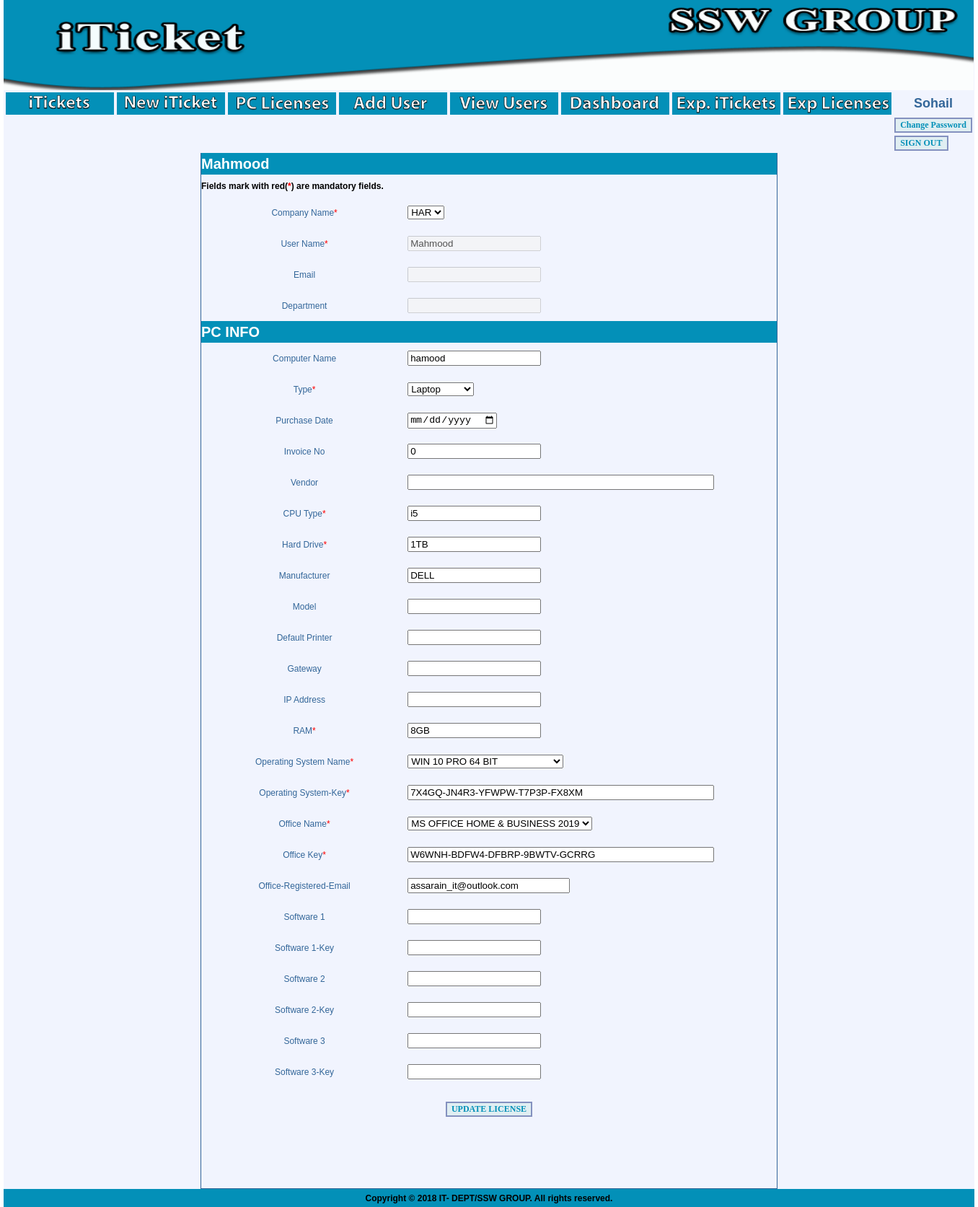
Page /addlicense.php?assetid=576 (signed in) on the committed database.
### tables this page shows
CREATE TABLE IF NOT EXISTS `userinfo` (
  `Assetid` int(11) NOT NULL AUTO_INCREMENT,
  `CompanyName` varchar(100) DEFAULT NULL,
  `Dept` varchar(18) DEFAULT NULL,
  `Email` varchar(45) DEFAULT NULL,
  `Username` varchar(50) DEFAULT NULL,
  PRIMARY KEY (`Assetid`)
);

CREATE TABLE IF NOT EXISTS `pclicenses` (
  `Assetid` int(3) NOT NULL,
  `ComputerName` varchar(23) DEFAULT NULL,
  `Type` varchar(20) NOT NULL,
  `CPU_Type` varchar(44) DEFAULT NULL,
  `HardDrive` varchar(18) DEFAULT NULL,
  `Manufacturer` varchar(43) DEFAULT NULL,
  `Model` varchar(65) DEFAULT NULL,
  `DefaultPrinter` varchar(123) DEFAULT NULL,
  `gateway` varchar(15) DEFAULT NULL,
  `ipaddress` varchar(15) DEFAULT NULL,
  `RAM` varchar(14) DEFAULT NULL,
  `osname` varchar(65) DEFAULT NULL,
  `previousos` varchar(30) DEFAULT NULL,
  `oskey` varchar(37) DEFAULT NULL,
  `officename` varchar(44) DEFAULT NULL,
  `officekey` varchar(35) DEFAULT NULL,
  `soft1` varchar(35) DEFAULT NULL,
  `soft1key` varchar(40) DEFAULT NULL,
  `soft2` varchar(47) DEFAULT NULL,
  `soft2key` varchar(48) DEFAULT NULL,
  `soft3` varchar(32) DEFAULT NULL,
  `soft3key` varchar(29) DEFAULT NULL,
  `purchase_date` date DEFAULT NULL,
  `invoice_no` int(100) DEFAULT NULL,
  `vendor` varchar(200) NOT NULL,
  `offemail` varchar(100) NOT NULL,
  PRIMARY KEY (`Assetid`)
);

### templates_c/%%5A^5AD^5ADC8FF0%%addlicense.html.php (the view, shortened to what the rows shown need)
<!DOCTYPE html PUBLIC "-//W3C//DTD XHTML 1.0 Transitional//EN" "http://www.w3.org/TR/xhtml1/DTD/xhtml1-transitional.dtd">
<html xmlns="http://www.w3.org/1999/xhtml">
<head>
<link href="style.css" rel="stylesheet" type="text/css" />
</head>
<body>
<table width="1345"  align="center" cellpadding="0" cellspacing="0"  bgcolor="F1F4FE" >
  <tr>
    <td height="75" colspan="2">
    <img src="images/header.gif" width="1345" height="125" />
    </td>
    </tr>
            <tr>
           		<td>
                	<table>
                    	<tr>
           <td><a href="mainpage.php"><img src="images/itickets.gif" width="150" style="cursor:pointer"/></a></td>
           <td><a href="newiticket.php"><img src="images/new-iticket.gif" width="150" style="cursor:pointer"/></a></td>
           <td><a href="pclicenses.php"><img src="images/pclicenses.gif" width="150" style="cursor:pointer" /></a></td>
                    <td><a href="adduser.php"><img src="images/adduser.gif" width="150" style="cursor:pointer" /></a></td>
           <td><a href="viewusers.php"><img src="images/viewusers.gif" width="150" style="cursor:pointer" /></a></td>
           <td><a href="dashboard.php"><img src="images/dashboard.gif" width="150" style="cursor:pointer" /></a></td>
           <td width="100"><a href="export_iTicket.php"><img src="images/exp_iTickets.gif" width="150" style="cursor:pointer" /></a></td>
           <td width="100"><a href="export_licenses.php"><img src="images/exp-licenses.gif" width="150" style="cursor:pointer" /></a></td>
           <td width="100" id="normal_text"><strong><font size=+1><?php echo $this->_tpl_vars['display_name']; ?>
</font></strong></td>
            </tr>
           <tr>
                   <td width="100">&nbsp;</td>
          		<td width="100">&nbsp;</td>
          	 	<td width="100">&nbsp;</td>
           		 <td width="100">&nbsp;</td>
           		<td width="100">&nbsp;</td>
                 <td width="100">&nbsp;</td>
           		<td width="100">&nbsp;</td>
                <td width="100">&nbsp;</td>
                <td width="75"><a href="changepass.php" style="cursor:pointer"><input type="button" class="button" value="Change Password"/></a></td>
            </tr>
            <tr>
            		<td width="100">&nbsp;</td>
                 <td width="100">&nbsp;</td>
           		<td width="100">&nbsp;</td>
                <td width="100">&nbsp;</td>
                 <td width="100">&nbsp;</td>
           		<td width="100">&nbsp;</td>
                <td width="100">&nbsp;</td>
                 <td width="100">&nbsp;</td>
                    <td width="100">
       					 <a href="index.php?val=o"><input type="button" value="SIGN OUT" name="out" id="out" class="button" style="cursor:pointer"/></a>
       				 </td>
            </tr>
             </table>
             </td>
           </tr>
  <tr>
    <td width="1345" bgcolor="F1F4FE"><form id="addlicense" method="post" name="addlicense" onsubmit="return validate()" action="addlicense.php" >
      <table width="800" height="373" border="0" cellpadding="0" cellspacing="0" align="center" class="tbl" >
        <tr>
          <td height="30" colspan="2" bgcolor="#0390B8" id="heading"><?php if ($this->_tpl_vars['assetid']):  echo $this->_tpl_vars['username'];  else: ?>Add New User<?php endif; ?></td>
        </tr>
        <tr>
        	<td height="31" colspan="2">
            <strong>Fields mark with red(<span class="red">*</span>) are mandatory fields.</strong>
            </td>
        </tr>
        <tr>
          <td width="251" height="43" id="normal_text">Company Name<span class="red">*</span></td>
          <td width="449">
          						<select name="company">
                                <option><?php echo $this->_tpl_vars['companyname']; ?>
</option>
								</select>
          </td>
        </tr>
               <tr>
          <td width="251" height="43"  id="normal_text">User Name<span class="red">*</span></td>
          <td width="449">
          <input type="text" name="username" value="<?php echo $this->_tpl_vars['username']; ?>
" disabled="disabled" />
          </td>
        </tr>
        <tr>
          <td width="251" height="43"  id="normal_text">Email</td>
          <td width="449">
			<input type="text" name="email" value="<?php echo $this->_tpl_vars['email']; ?>
" disabled="disabled"/>
          </td>
        </tr>
         <tr>
          <td width="251" height="43"  id="normal_text">Department</td>
          <td width="449"><input type="text" name="dept" value="<?php echo $this->_tpl_vars['dept']; ?>
" disabled="disabled" /></td>
          </tr>
           <tr>
          <td height="30" colspan="2" bgcolor="#0390B8" id="heading">PC INFO</td>
          </tr>
           <tr>
          <td width="251" height="43"  id="normal_text">Computer Name</td>
          <td width="449"><input type="text" name="computername" value="<?php echo $this->_tpl_vars['computername']; ?>
"  /></td>
          </tr>
                   <tr>
          <td width="251" height="43"  id="normal_text">Type<span class="red">*</span></td>
          <td width="449">
          <select name="type">
          <option value="laptop" <?php if ($this->_tpl_vars['type'] == 'laptop'): ?> selected="selected"<?php endif; ?>>Laptop</option>
          </select>
          </td>
          </tr>
           <tr>
          <td width="251" height="43"  id="normal_text">Purchase Date</td>
          <td width="195"><input type="date" name="purchase_date" id="purchase_date" value="<?php echo $this->_tpl_vars['purchase_date']; ?>
" /></td>
          </tr>
                     <tr>
          <td width="251" height="43"  id="normal_text">Invoice No</td>
          <td width="195"><input type="text" name="invoice_no" id="invoice_no" value="<?php echo $this->_tpl_vars['invoice_no']; ?>
" /></td>
          </tr>
           <tr>
          <td width="251" height="43"  id="normal_text">Vendor</td>
          <td width="300"><input type="text" name="vendor" id="vendor" value="<?php echo $this->_tpl_vars['vendor']; ?>
" size="50" /></td>
          </tr>
                   <tr>
          <td width="251" height="43"  id="normal_text">CPU Type<span class="red">*</span></td>
          <td width="449"><input type="text" name="cpu_type" value="<?php echo $this->_tpl_vars['cpu_type']; ?>
"  /></td>
          </tr>
                   <tr>
          <td width="251" height="43"  id="normal_text">Hard Drive<span class="red">*</span></td>
          <td width="449"><input type="text" name="harddrive" value="<?php echo $this->_tpl_vars['harddrive']; ?>
"  /></td>
          </tr>
                   <tr>
          <td width="251" height="43"  id="normal_text">Manufacturer</td>
          <td width="449"><input type="text" name="manufacturer" value="<?php echo $this->_tpl_vars['manufacturer']; ?>
"  /></td>
          </tr>
                   <tr>
          <td width="251" height="43"  id="normal_text">Model</td>
          <td width="449"><input type="text" name="model" value="<?php echo $this->_tpl_vars['model']; ?>
"  /></td>
          </tr>
                   <tr>
          <td width="251" height="43"  id="normal_text">Default Printer</td>
          <td width="449"><input type="text" name="default_printer" value="<?php echo $this->_tpl_vars['default_printer']; ?>
"  /></td>
          </tr>
                   <tr>
          <td width="251" height="43"  id="normal_text">Gateway</td>
          <td width="449"><input type="text" name="gateway" value="<?php echo $this->_tpl_vars['gateway']; ?>
"  /></td>
          </tr>
                   <tr>
          <td width="251" height="43"  id="normal_text">IP Address</td>
          <td width="449"><input type="text" name="ipaddress" value="<?php echo $this->_tpl_vars['ipaddress']; ?>
"  /></td>
          </tr>
                   <tr>
          <td width="251" height="43"  id="normal_text">RAM<span class="red">*</span></td>
          <td width="449"><input type="text" name="ram" value="<?php echo $this->_tpl_vars['ram']; ?>
"  /></td>
          </tr>
                   <tr>
          <td width="251" height="43"  id="normal_text">Operating System Name<span class="red">*</span></td>
          <td width="449">
          <select name="osname">
          <option value="WIN 10 PRO 64 BIT"<?php if ($this->_tpl_vars['osname'] == 'WIN 10 PRO 64 BIT'): ?> selected="selected"<?php endif; ?>>WIN 10 PRO 64 BIT</option>
          </select>
          </td>
          </tr>
                   <tr>
          <td width="251" height="43"  id="normal_text">Operating System-Key<span class="red">*</span></td>
          <td width="449"><input type="text" name="oskey" value="<?php echo $this->_tpl_vars['oskey']; ?>
" size="50"  /></td>
          </tr>
                   <tr>
          <td width="251" height="43"  id="normal_text">Office Name<span class="red">*</span></td>
          <td width="449">
                    <select name="officename">
             <option value="MS OFFICE HOME & BUSINESS 2019" <?php if ($this->_tpl_vars['officename'] == 'MS OFFICE HOME & BUSINESS 2019'): ?> selected="selected"<?php endif; ?>>MS OFFICE HOME & BUSINESS 2019</option>
          </select>
          </td>
          </tr>
                   <tr>
          <td width="251" height="43"  id="normal_text">Office Key<span class="red">*</span></td>
          <td width="449"><input type="text" name="officekey" value="<?php echo $this->_tpl_vars['officekey']; ?>
" size="50"  /></td>
          </tr>
          <tr>
          <td width="251" height="43"  id="normal_text">Office-Registered-Email</td>
          <td width="449"><input type="text" name="offemail" value="<?php echo $this->_tpl_vars['offemail']; ?>
" size="25"  /></td>
          </tr>
                   <tr>
          <td width="251" height="43"  id="normal_text">Software 1</td>
          <td width="449"><input type="text" name="sof1" value="<?php echo $this->_tpl_vars['sof1']; ?>
" /></td>
          </tr>
                   <tr>
          <td width="251" height="43"  id="normal_text">Software 1-Key</td>
          <td width="449"><input type="text" name="soft1key" value="<?php echo $this->_tpl_vars['soft1key']; ?>
"  /></td>
          </tr>
                   <tr>
          <td width="251" height="43"  id="normal_text">Software 2</td>
          <td width="449"><input type="text" name="soft2" value="<?php echo $this->_tpl_vars['soft2']; ?>
" /></td>
          </tr>
                   <tr>
          <td width="251" height="43"  id="normal_text">Software 2-Key</td>
          <td width="449"><input type="text" name="soft2key" value="<?php echo $this->_tpl_vars['soft2key']; ?>
"  /></td>
          </tr>
                   <tr>
          <td width="251" height="43"  id="normal_text">Software 3</td>
          <td width="449"><input type="text" name="soft3" value="<?php echo $this->_tpl_vars['soft3']; ?>
"  /></td>
          </tr>
                   <tr>
          <td width="251" height="43"  id="normal_text">Software 3-Key</td>
          <td width="449"><input type="text" name="soft3key" value="<?php echo $this->_tpl_vars['soft3key']; ?>
"  /></td>
          </tr>
        <tr>
          <td colspan="2" height="60"  align="center"><input type="submit" value="<?php if ($this->_tpl_vars['username']): ?>UPDATE<?php else: ?>ADD<?php endif; ?> LICENSE" class="button" style="cursor:pointer" /></td>
        </tr>
        <tr>
          <td colspan="2" height="80" align="center" class="red"><?php echo $this->_tpl_vars['display']; ?>
</td>
        </tr>
      </table>
    </form></td>
  </tr>
    <th colspan="3" bgcolor="#0390B8" height="25">Copyright © 2018 IT- DEPT/SSW GROUP. All rights reserved.</th>
</table>
</body>
</html>

### rows in the picture
userinfo: Username "Mahmood", company "HAR", username "Mahmood", computername "hamood", invoice_no "0", cpu_type "i5", harddrive "1TB", manufacturer "DELL", ram "8GB", oskey "7X4GQ-JN4R3-YFWPW-T7P3P-FX8XM", officekey "W6WNH-BDFW4-DFBRP-9BWTV-GCRRG", offemail "assarain_it@outlook.com", Username "UPDATE LICENSE"
pclicenses: type "Laptop", osname "WIN 10 PRO 64 BIT", officename "MS OFFICE HOME & BUSINESS 2019"

### other values in the picture
$this->_tpl_vars['display_name'] "Sohail"
